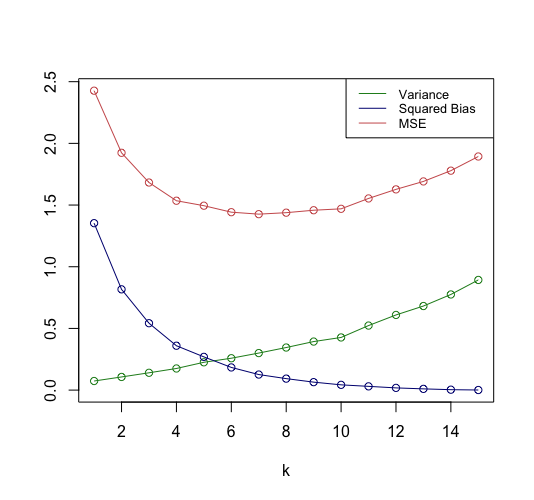

Generate this figure with R:
## The goal is to perform a simulation study to 
## explore the bias-variance trade-off by randomly 
## generate data, fit the linear regression model 
## for k = 1 to 15 and compute variance, squared 
## bias and MSE for each k and visually represent it


rm(list=ls())
set.seed(0)


## Simulate the data (given functions)

simulate_X = function(n, p) {
  X = matrix(2 * runif(n * p) - 1, nrow = n, ncol = p)
  X = cbind(matrix(1, nrow = n), X)  
  return(X)
}

simulate_Y = function(X, B, sigma) {
  n = dim(X)[1]
  E = matrix(rnorm(n, mean = 0, sd = sigma), nrow = n)
  Y = X %*% B + E
  return(Y)
}


p = 15 #no of inputs
n = 30 #size
n_iterations = 1000  #no of iteration 
sigma = 1 


## True model

B = matrix(0, nrow = p + 1)

# loop to compute beta values
for(j in c(1:p)) {
  B[j + 1] = 1 / j  #beta = 1/j
}


## x_new value to be predicted

x_new = matrix(1/2, ncol = p + 1)
x_new[1] = 1

# Initialize matrix to store results
hatY = matrix(0, nrow = n_iterations, ncol = p)


## Simulation loop

for (i in 1:n_iterations) {
  
  # Simulate training data (X and Y)
  X = simulate_X(n, p)
  y = simulate_Y(X, B, sigma)
  
  # Fit linear regression models with k predictors
  for (k in 1:p) {
    x = X[, 1:(k + 1)]  
    
    bHat = solve(t(x) %*% x)%*% t(x) %*% y  
    
    hatY[i, k] = x_new[1:(k + 1)] %*% bHat
  }
}


## Computing the variance, squared bias and MSE


# Compute the true value of y_new
Ey_new = x_new %*% B

# initialize vector to store the calculated value
sq_bias = rep(0, p)
variance = rep(0, p)
MSE = rep(0, p)

# computing all the values for k = 1 to 15 using loop
for (k in 1:p) {
  
  variance[k] = var(hatY[, k])
  
  sq_bias[k] = (mean(hatY[, k]) - Ey_new)^2
  
  MSE[k] = sigma^2 + variance[k] + sq_bias[k]
  
}


## Plot the variance, squared-bias and MSE as a
## function of k

plot(1:p, variance, type = "o", 
     col = "forestgreen", pch = 1, 
     xlab = "k",  ylab = "",
     ylim = c(0, max(c(variance, sq_bias, MSE))))

lines(1:p, sq_bias, type = "o" ,
      col = "navyblue", pch = 1)

lines(1:p, MSE, type = "o",
      col = "indianred", pch = 1)

legend("topright", 
       legend = c("Variance", "Squared Bias", "MSE"), 
       col = c("forestgreen", "navyblue", "indianred"),
       lty = 1 , cex = 0.8 )
